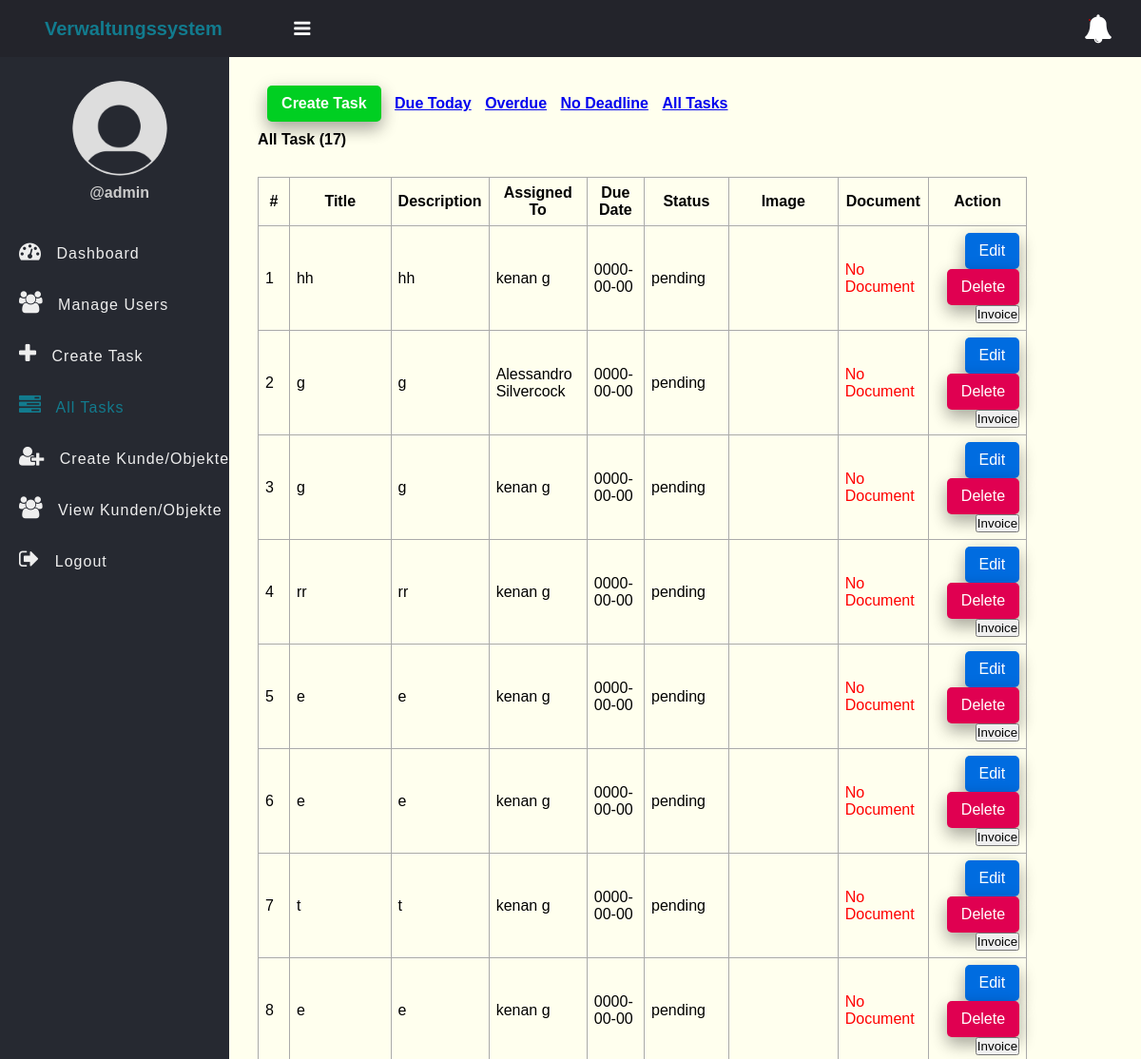
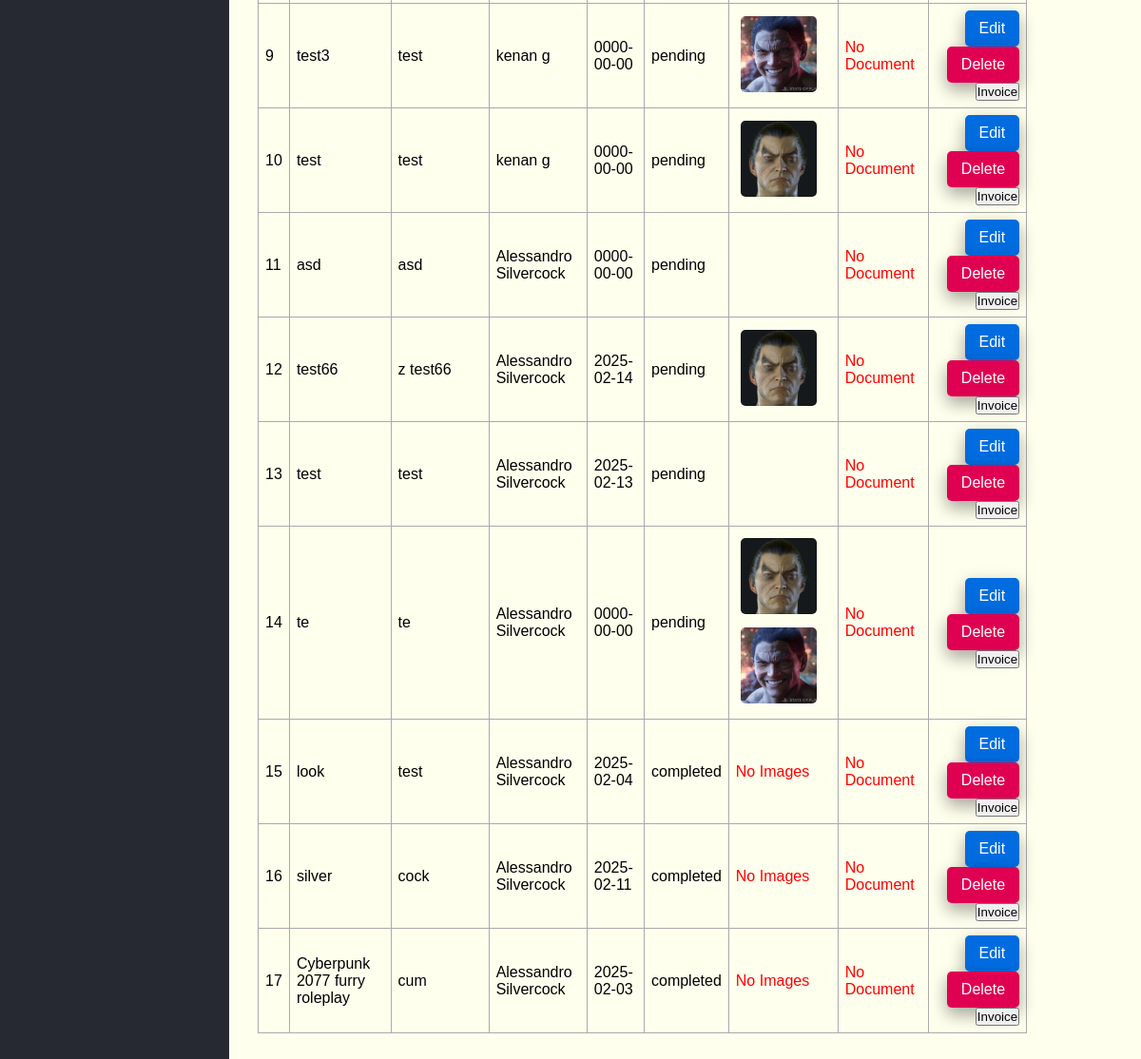
Screenshot of /tasks.php (signed in) with the database file from the repository (2 pictures, top to bottom).
### tables this page shows
CREATE TABLE `tasks` (
                         `id` int(11) NOT NULL,
                         `title` varchar(100) NOT NULL,
                         `description` text DEFAULT NULL,
                         `assigned_to` int(11) DEFAULT NULL,
                         `due_date` date DEFAULT NULL,
                         `status` enum('pending','in_progress','completed') DEFAULT 'pending',
                         `created_at` timestamp NOT NULL DEFAULT current_timestamp(),
                         `document` varchar(255) DEFAULT NULL,
                         `image` varchar(255) DEFAULT NULL,
                         `images` text DEFAULT NULL,
                         `kunde_id` int(11) DEFAULT NULL,
                         `objekt_id` int(11) DEFAULT NULL
);

CREATE TABLE `users` (
                         `id` int(11) NOT NULL,
                         `full_name` varchar(50) NOT NULL,
                         `username` varchar(50) NOT NULL,
                         `password` varchar(255) NOT NULL,
                         `role` enum('admin','manager','employee') NOT NULL,
                         `created_at` timestamp NOT NULL DEFAULT current_timestamp()
);

### app/Model/Task.php (called while the page is built, shortened)
<?php
function get_all_tasks($conn){
	$sql = "SELECT * FROM tasks ORDER BY id DESC";
	$stmt = $conn->prepare($sql);
	$stmt->execute([]);
	if($stmt->rowCount() > 0){
		$tasks = $stmt->fetchAll();
	}else $tasks = 0;
	return $tasks;
}
function count_tasks($conn){
	$sql = "SELECT id FROM tasks";
	$stmt = $conn->prepare($sql);
	$stmt->execute([]);
	return $stmt->rowCount();
}

### app/Model/User.php (called while the page is built, shortened)
<?php
function get_all_users($conn){
	$sql = "SELECT * FROM users";
	$stmt = $conn->prepare($sql);
	$stmt->execute();
	if($stmt->rowCount() > 0){
		$users = $stmt->fetchAll();
	}else $users = 0;
	return $users;
}

### tasks.php (the view, shortened to what this page needs)
<?php
if (isset($_SESSION['role']) && isset($_SESSION['id']) && ($_SESSION['role'] == "admin" || $_SESSION['role'] == "manager")) {
    include "DB_connection.php";
    include "app/Model/Task.php";
    include "app/Model/User.php";
    $text = "All Task";
    if (isset($_GET['due_date']) &&  $_GET['due_date'] == "Due Today") {
        $text = "Due Today";
        $tasks = get_all_tasks_due_today($conn);
        $num_task = count_tasks_due_today($conn);
    } else if (isset($_GET['due_date']) &&  $_GET['due_date'] == "Overdue") {
        $text = "Overdue";
        $tasks = get_all_tasks_overdue($conn);
        $num_task = count_tasks_overdue($conn);
    } else if (isset($_GET['due_date']) &&  $_GET['due_date'] == "No Deadline") {
        $text = "No Deadline";
        $tasks = get_all_tasks_NoDeadline($conn);
        $num_task = count_tasks_NoDeadline($conn);
    } else {
        $tasks = get_all_tasks($conn);
        $num_task = count_tasks($conn);
    }
    $users = get_all_users($conn);
    ?>
    <!DOCTYPE html>
    <html>
    <head>
        <link rel="stylesheet" href="https://stackpath.bootstrapcdn.com/font-awesome/4.7.0/css/font-awesome.min.css">
        <link rel="stylesheet" href="css/style.css">
    </head>
    <body>
    <?php include "inc/header.php" ?>
    <div class="body">
        <?php include "inc/nav.php" ?>
        <section class="section-1">
            <h4 class="title-2">
                <a href="create_task.php" class="btn">Create Task</a>
                <a href="tasks.php?due_date=Due Today">Due Today</a>
                <a href="tasks.php?due_date=Overdue">Overdue</a>
                <a href="tasks.php?due_date=No Deadline">No Deadline</a>
                <a href="tasks.php">All Tasks</a>
            </h4>
            <h4 class="title-2"><?=$text?> (<?=$num_task?>)</h4>
            <?php if ($tasks != 0) { ?>
                <table class="main-table">
                    <tr>
                        <th>#</th>
                        <th>Title</th>
                        <th>Description</th>
                        <th>Assigned To</th>
                        <th>Due Date</th>
                        <th>Status</th>
                        <th>Image</th>
                        <th>Document</th>
                        <th>Action</th>
                    </tr>
                    <?php $i=0; foreach ($tasks as $task) { ?>
                        <tr>
                            <td><?=++$i?></td>
                            <td><?=$task['title']?></td>
                            <td><?=$task['description']?></td>
                            <td>
                                <?php
                                foreach ($users as $user) {
                                    if ($user['id'] == $task['assigned_to']) {
                                        echo $user['full_name'];
                                    }
                                }?>
                            </td>
                            <td><?php if($task['due_date'] == "") echo "No Deadline"; else echo $task['due_date']; ?></td>
                            <td><?=$task['status']?></td>
                            <td>
                                <?php if (!empty($task['images'])) {
                                    $image_paths = json_decode($task['images'], true);
                                    if (!empty($image_paths)) {
                                        foreach ($image_paths as $image) { ?>
                                            <img src="<?=$image?>" alt="Task Image" width="80" height="80" style="border-radius: 5px; margin: 5px;">
                                        <?php }
                                    }
                                } else { ?>
                                    <p style="color: red;">No Images</p>
                                <?php } ?>
                            </td>
                            <td>
                                <?php if (!empty($task['document']) && file_exists($task['document'])) { ?>
                                    <a href="<?=$task['document']?>" download class="btn">Download</a>
                                <?php } else { ?>
                                    <p style="color: red;">No Document</p>
                                <?php } ?>
                            </td>
                            <td style="text-align: right;">
                                <a href="edit-task.php?id=<?=$task['id']?>" class="edit-btn">Edit</a>
                                <a href="delete-task.php?id=<?=$task['id']?>" class="delete-btn">Delete</a>
                                <?php if ($_SESSION['role'] == "admin") { ?>
                                    <form action="create-invoice.php" method="GET" style="display: inline;">
                                        <button type="submit" class="btn btn-warning">Invoice</button>
                                    </form>
                                <?php } ?>
                            </td>
                        </tr>
                    <?php } ?>
                </table>
            <?php } else { ?>
                <h3>Empty</h3>
            <?php } ?>
        </section>
    </div>
    </body>
    </html>
<?php } else {
    $em = "First login";
    header("Location: login.php?error=$em");
    exit();
}
?>

### inc/header.php (shortened to what this page needs)
<header class="header">
	<h2 class="u-name"><b>Verwaltungssystem</b>
		<label for="checkbox">
			<i id="navbtn" class="fa fa-bars" aria-hidden="true"></i>
		</label>
	</h2>
	<span class="notification" id="notificationBtn">
		<i class="fa fa-bell" aria-hidden="true"></i>
		<span id="notificationNum"></span>
	</span>
</header>

### inc/nav.php (shortened to what this page needs)
<nav class="side-bar">
    <div class="user-p">
        <img src="img/user.png">
        <h4>@<?=$_SESSION['username']?></h4>
    </div>
    <ul id="navList">
        <li>
            <a href="index.php">
                <i class="fa fa-tachometer"></i>
                <span>Dashboard</span>
            </a>
        </li>
        <?php if ($_SESSION['role'] == "employee") { ?>
            <li>
                <a href="my_task.php">
                    <i class="fa fa-tasks"></i>
                    <span>My Tasks</span>
                </a>
            </li>
            <li>
                <a href="profile.php">
                    <i class="fa fa-user"></i>
                    <span>Profile</span>
                </a>
            </li>
            <li>
                <a href="notifications.php">
                    <i class="fa fa-bell"></i>
                    <span>Notifications</span>
                </a>
            </li>
        <?php } else if ($_SESSION['role'] == "admin") { ?>
            <li>
                <a href="user.php">
                    <i class="fa fa-users"></i>
                    <span>Manage Users</span>
                </a>
            </li>
            <li>
                <a href="create_task.php">
                    <i class="fa fa-plus"></i>
                    <span>Create Task</span>
                </a>
            </li>
            <li>
                <a href="tasks.php">
                    <i class="fa fa-tasks"></i>
                    <span>All Tasks</span>
                </a>
            </li>
            <li>
                <a href="add-kunde-objekt.php">
                    <i class="fa fa-user-plus"></i>
                    <span>Create Kunde/Objekte</span>
                </a>
            </li>
        <?php } else if ($_SESSION['role'] == "manager") { ?>
            <li>
                <a href="my_task.php">
                    <i class="fa fa-tasks"></i>
                    <span>My Tasks</span>
                </a>
            </li>
            <li>
                <a href="create_task.php">
                    <i class="fa fa-plus"></i>
                    <span>Create Task</span>
                </a>
            </li>
            <li>
                <a href="tasks.php">
                    <i class="fa fa-tasks"></i>
                    <span>All Tasks</span>
                </a>
            </li>
        <?php } ?>
        <li>
            <a href="view-kunden.php">
                <i class="fa fa-users"></i>
                <span>View Kunden/Objekte</span>
            </a>
        </li>
        <li>
            <a href="logout.php">
                <i class="fa fa-sign-out"></i>
                <span>Logout</span>
            </a>
        </li>
    </ul>
</nav>

### css/style.css (style rules this page uses)
* { padding: 0; margin: 0; box-sizing: border-box; font-family: arial, sans-serif; }
.header { display: flex; justify-content: space-between; align-items: center; padding: 15px 30px; background: #23242b; color: #fff; }
.u-name { font-size: 20px; padding-left: 17px; }
.u-name b { color: #127b8e; }
.header i { font-size: 30px; cursor: pointer; color: #fff; }
.header .notification { position: relative; cursor: pointer; }
.header .notification span { position: absolute; top: 5px; left: 5px; background: #C80000; padding: 1px; border-radius: 50%; }
.user-p { text-align: center; padding-left: 10px; padding-top: 25px; }
.user-p img { width: 100px; border-radius: 50%; }
.user-p h4 { color: #ccc; padding: 5px 0; }
.side-bar { width: 300px; background: #262931; min-height: 100vh; transition: 500ms width; }
.body { display: flex; }
.side-bar ul { margin-top: 20px; list-style: none; }
.side-bar ul li { font-size: 16px; padding: 15px 0px; padding-left: 20px; transition: 500ms background; white-space: nowrap; overflow: hidden; text-overflow: ellipsis; }
.side-bar ul li a { text-decoration: none; color: #eee; cursor: pointer; letter-spacing: 1px; }
.side-bar .active a { color: #127b8e !important; }
.side-bar .active a i { color: #127b8e !important; }
.side-bar ul li a i { display: inline-block; padding-right: 10px; font-size: 23px; }
#navbtn { display: inline-block; margin-left: 70px; font-size: 20px; transition: 500ms color; }
.section-1 { padding: 30px; }
.section-1 .title-2 { margin-bottom: 10px; }
.section-1 .title-2 .btn { text-decoration: none; display: inline-block; padding-left: 10px; border: none; background: #00CF22; padding: 10px 15px; color: #fff; font-size: 16px; border-radius: 5px; cursor: pointer; outline: none; transition: background 1s; box-shadow: 0 8px 16px 0 rgba(0,0,0,0.2), 0 6px 20px 0 rgba(0,0,0,0.19); }
.section-1 .title-2 a { display: inline-block; margin-left: 10px; }
.section-1 { width: 100%; background: #ffe; }
.main-table, .main-table tr, .main-table th, .main-table td { border: 1px solid #aaa; border-collapse: collapse; padding: 7px; }
.main-table { width: 90%; margin-top: 30px; }
.delete-btn { text-decoration: none; display: inline-block; padding-left: 10px; border: none; background: #E00051; padding: 10px 15px; color: #fff; font-size: 16px; border-radius: 5px; cursor: pointer; outline: none; transition: background 1s; box-shadow: 0 8px 16px 0 rgba(0,0,0,0.2), 0 6px 20px 0 rgba(0,0,0,0.19); }
.edit-btn { text-decoration: none; display: inline-block; padding-left: 10px; border: none; background: #006CE0; padding: 10px 15px; color: #fff; font-size: 16px; border-radius: 5px; cursor: pointer; outline: none; transition: background 1s; box-shadow: 0 8px 16px 0 rgba(0,0,0,0.2), 0 6px 20px 0 rgba(0,0,0,0.19); }

### rows the page displays
tasks: title "hh", description "hh", due_date "0000-00-00", status "pending", document "No Document"
users: full_name "kenan g"
tasks: title "g", description "g", due_date "0000-00-00", status "pending", document "No Document"
users: full_name "Alessandro Silvercock"
tasks: title "g", description "g", due_date "0000-00-00", status "pending", document "No Document"
tasks: title "rr", description "rr", due_date "0000-00-00", status "pending", document "No Document"
tasks: title "e", description "e", due_date "0000-00-00", status "pending", document "No Document"
tasks: title "e", description "e", due_date "0000-00-00", status "pending", document "No Document"
tasks: title "t", description "t", due_date "0000-00-00", status "pending", document "No Document"
tasks: title "e", description "e", due_date "0000-00-00", status "pending", document "No Document"
tasks: title "test3", description "test", due_date "0000-00-00", status "pending", document "No Document"
tasks: title "test", description "test", due_date "0000-00-00", status "pending", document "No Document"
tasks: title "asd", description "asd", due_date "0000-00-00", status "pending", document "No Document"
tasks: title "test66", description "z test66", due_date "2025-02-14", status "pending", document "No Document"
tasks: title "test", description "test", due_date "2025-02-13", status "pending", document "No Document"
tasks: title "te", description "te", due_date "0000-00-00", status "pending", shows "No Document"
tasks: title "look", description "test", due_date "2025-02-04", status "completed", shows "No Images", document "No Document"
tasks: title "silver", description "cock", due_date "2025-02-11", status "completed", shows "No Images", shows "No Document"
tasks: title "Cyberpunk 2077 furry roleplay", description "cum", due_date "2025-02-03", status "completed", shows "No Images", shows "No Document"

### other values shown
$_SESSION['username'] "admin"
$text "All Task"
$num_task "17"
